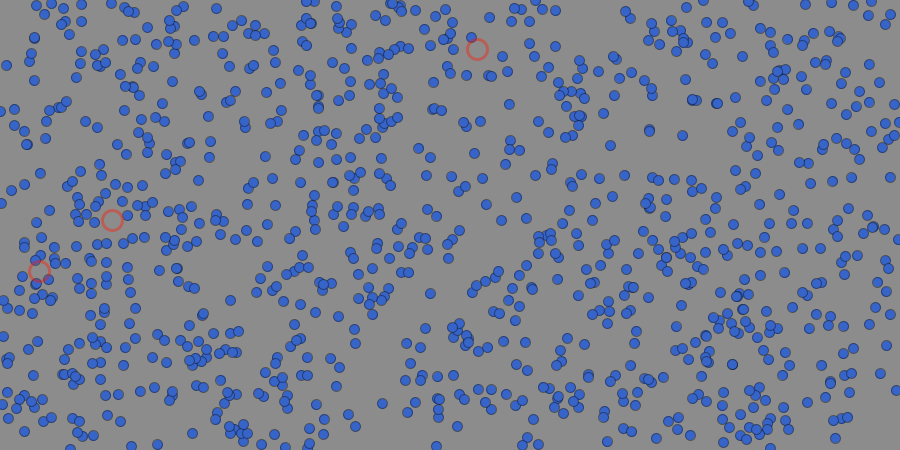
Frame 1 (no input)
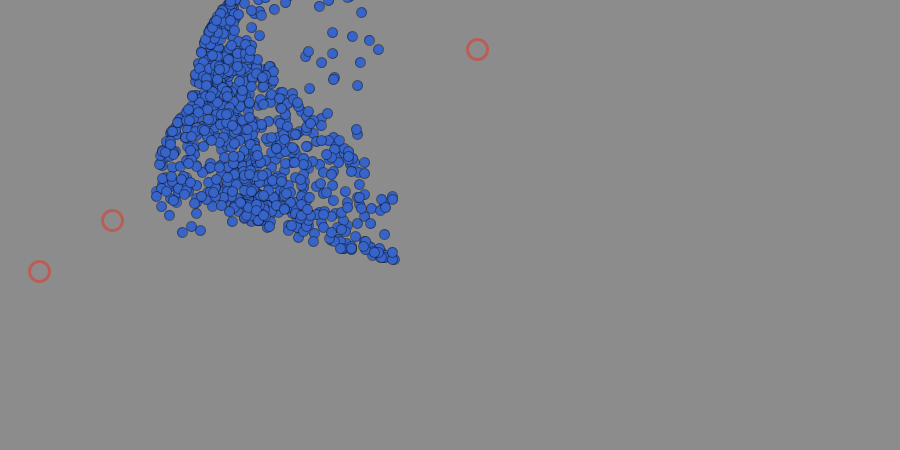
Frame 60 (the mouse pressed at the canvas centre just before this capture)
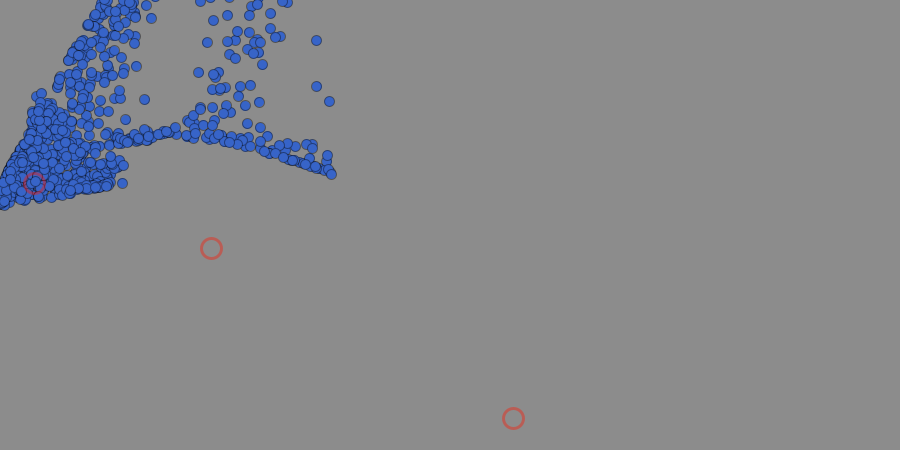
Frame 120 (the mouse held since frame 60 and released just before this capture)

The Processing sketch that drew these frames (run headless with seeded random() and noise(); from frame 60 on, the mouse is pressed at the canvas centre):

// Processing sketch: processing_49620
// ── processing_49620.pde


float _boost = 0.02;
int _num = 1000;
int _nodes = 5;
Particle[] _dotArr = new Particle[_num];
Node[] _nodeArr = new Node[_nodes];

//================================= init

void setup(){
  size(900, 450);
  smooth(); 
  frameRate(112);
  restart();
}

void restart() {
  clearBackground();
  for(int i=0;i<_num;i++){
    _dotArr[i]=new Particle();
  }
  for(int i=0;i<_nodes;i++){
    _nodeArr[i]=new Node();
  }
}

void clearBackground() {
  background(140);
}

//================================= frame loop

void draw(){
  clearBackground();
  for(int i=0;i<_num;i++){
    _dotArr[i].update();
    _dotArr[i].drawMe();
  }
  for(int i=0;i<_nodes;i++){
    _nodeArr[i].drawMe();
  }  
}

//================================= interaction

void mousePressed(){
  restart();
}

//================================= objects

class Particle {
  float xpos,ypos,vx,vy,gain;
  Particle() {
    xpos=random(width);
    ypos=random(height);
  }
  
  void update(){
    for(int i=0; i<_nodes; i++){
      gain = dist(xpos, ypos, _nodeArr[i].xpos, _nodeArr[i].ypos);
      if (gain > 1) {
        vx+=((_nodeArr[i].xpos-xpos) * _boost) /gain;
        vy+=((_nodeArr[i].ypos-ypos) * _boost) /gain;
        xpos += vx;
        ypos += vy;
      }
    }
  }
  
  void drawMe() {
    strokeWeight(1);
    stroke(0,100);
    fill(55, 100,200);
    ellipse(xpos,ypos,10,10);
  }
}

class Node {
  float xpos,ypos;
  
  Node(){
    xpos = random(-100, width+100);
    ypos = random(-100, height+100);
  }
  
  void drawMe() {
    strokeWeight(3);
    noFill();
    stroke(255,20,0, 100);
    ellipse(xpos,ypos,20,20);
  }
    
}
